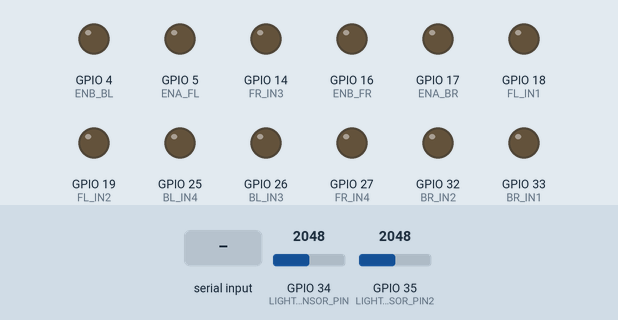
The sketch below on a simulated ESP32. On the bench: output pins drawn as LEDs (lit = HIGH). The inputs (shaded band) are chosen by the test bench; at power-on: GPIO 34 (LIGHT_SENSOR_PIN) = 2048, GPIO 35 (LIGHT_SENSOR_PIN2) = 2048. Nothing arrives over Bluetooth unless stated.

Above: at 1.2 s.
1.3 s: "1\n" received over the second serial link
At 1.8 s:
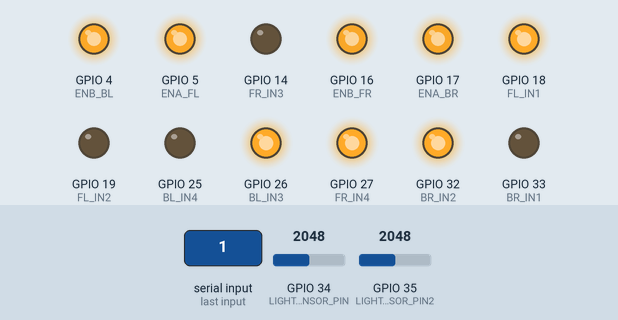
2.8 s: GPIO 34 (LIGHT_SENSOR_PIN) set to 3452
4.3 s: GPIO 34 (LIGHT_SENSOR_PIN) set to 3540
At 5.61 s:
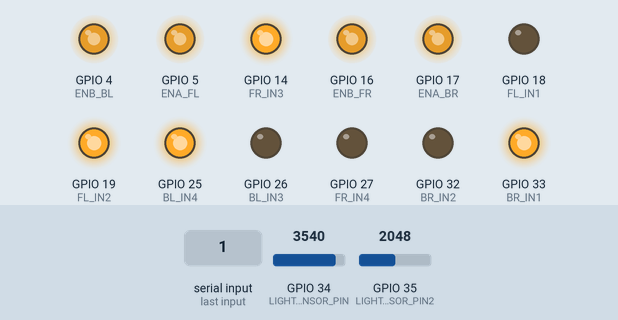
7.1 s: "0\n" received over the second serial link
At 8.5 s:
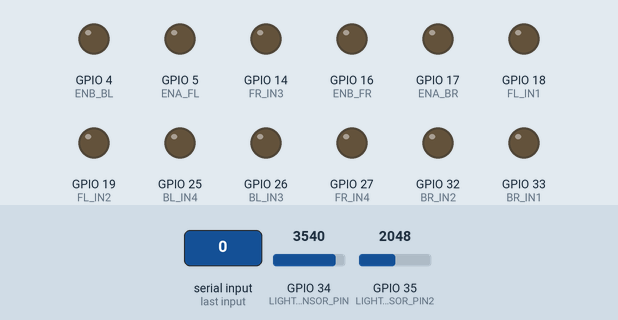
Timing chart, 0 to 9.6 s (numbered marks = the images above; inputs shaded):
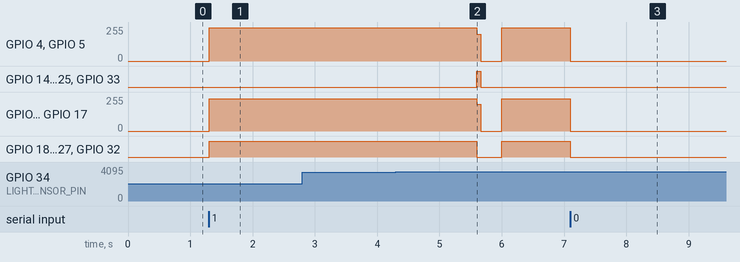

Measured:
- the behaviour switches between 3500 and 3501 on GPIO 34 (LIGHT_SENSOR_PIN) (found by bisection; images 1 and 2)
- after the input at 1.3 s, GPIO 4 (ENB_BL), GPIO 5 (ENA_FL): 0/255 → 249/255 at once; GPIO 16 (ENB_FR), GPIO 17 (ENA_BR): 0/255 → 243/255 at once; GPIO 18 (FL_IN1), GPIO 26 (BL_IN3), GPIO 27 (FR_IN4), GPIO 32 (BR_IN2): LOW → HIGH at once
- after the input at 2.8 s, every drawn part: stays the same
- after the input at 4.3 s, GPIO 4 (ENB_BL), GPIO 5 (ENA_FL): 249/255 → 199/255 after 1.3 s, → 0/255 0.06 s later, → 249/255 0.34 s later
- after the input at 7.1 s, GPIO 4 (ENB_BL), GPIO 5 (ENA_FL): 249/255 → 0/255 at once; GPIO 16 (ENB_FR), GPIO 17 (ENA_BR): 243/255 → 0/255 at once; GPIO 18 (FL_IN1), GPIO 26 (BL_IN3), GPIO 27 (FR_IN4), GPIO 32 (BR_IN2): HIGH → LOW at once

The sketch:

FinalCarCode.ino
```cpp
#include <Arduino.h>
#include "BluetoothSerial.h"

BluetoothSerial SerialBT;

#define SPEED_FORWARD_FL  250
#define SPEED_FORWARD_FR  244
#define SPEED_FORWARD_BL  250
#define SPEED_FORWARD_BR  244
#define SPEED_BACK_FL     245
#define SPEED_BACK_FR     238
#define SPEED_BACK_BL     250
#define SPEED_BACK_BR     250

#define LIGHT_SENSOR_PIN   34
#define LIGHT_SENSOR_PIN2  35
#define THRESHOLD1         3500
#define THRESHOLD2         1100

#define FL_IN1 18
#define FL_IN2 19
#define FR_IN3 14
#define FR_IN4 27
#define BL_IN3 26
#define BL_IN4 25
#define BR_IN1 33
#define BR_IN2 32
#define ENA_FL 5
#define ENB_BL 4
#define ENB_FR 16
#define ENA_BR 17

#define CH_FL 0
#define CH_FR 1
#define CH_BL 2
#define CH_BR 3

const unsigned long OFF_MS        = 1300;
const unsigned long ON_MS         = 1700;
const unsigned long SAMPLE_MS     =   10;
const unsigned long LINE_PAUSE    =  400;
const unsigned long BACKWARD_MS   = 3600;

bool  driving            = false;
bool  goingBackward      = false;
bool  waitingLine        = false;
bool  inWhiteLine        = false;
bool  inSampleWindowFwd  = false;
bool  backwardReady      = false;
bool backwardwindow =false;

unsigned long windowTimer    = 0;
unsigned long sampleTimer    = 0;
unsigned long linePauseStart = 0;
unsigned long backwardStart  = 0;

int   whiteLineCount     = 0;
//define CHANNEL frequency&resolution
void setupPWM() {
  const int f=5000, r=8;
  ledcSetup(CH_FL,f,r); ledcSetup(CH_FR,f,r);
  ledcSetup(CH_BL,f,r); ledcSetup(CH_BR,f,r);
  ledcAttachPin(ENA_FL,CH_FL); ledcAttachPin(ENB_FR,CH_FR);
  ledcAttachPin(ENB_BL,CH_BL); ledcAttachPin(ENA_BR,CH_BR);
}
//function for moving forward
void moveForward(int sFL,int sFR,int sBL,int sBR){
  ledcWrite(CH_FL,sFL); ledcWrite(CH_FR,sFR);
  ledcWrite(CH_BL,sBL); ledcWrite(CH_BR,sBR);
  digitalWrite(FL_IN1,HIGH); digitalWrite(FL_IN2,LOW);
  digitalWrite(FR_IN3,LOW);  digitalWrite(FR_IN4,HIGH);
  digitalWrite(BL_IN3,HIGH); digitalWrite(BL_IN4,LOW);
  digitalWrite(BR_IN1,LOW);  digitalWrite(BR_IN2,HIGH);
}
//function for moving backward
void moveBackward(int sFL,int sFR,int sBL,int sBR){
  ledcWrite(CH_FL,sFL); ledcWrite(CH_FR,sFR);
  ledcWrite(CH_BL,sBL); ledcWrite(CH_BR,sBR);
  digitalWrite(FL_IN1,LOW);  digitalWrite(FL_IN2,HIGH);
  digitalWrite(FR_IN3,HIGH); digitalWrite(FR_IN4,LOW);
  digitalWrite(BL_IN3,LOW);  digitalWrite(BL_IN4,HIGH);
  digitalWrite(BR_IN1,HIGH); digitalWrite(BR_IN2,LOW);
}
//function for stop car
void stopCar(){
  ledcWrite(CH_FL,0); ledcWrite(CH_FR,0);
  ledcWrite(CH_BL,0); ledcWrite(CH_BR,0);
  digitalWrite(FL_IN1,LOW); digitalWrite(FL_IN2,LOW);
  digitalWrite(FR_IN3,LOW); digitalWrite(FR_IN4,LOW);
  digitalWrite(BL_IN3,LOW); digitalWrite(BL_IN4,LOW);
  digitalWrite(BR_IN1,LOW); digitalWrite(BR_IN2,LOW);
}

void activeBrake(bool reverse = true, unsigned long ms = 60, uint8_t pwm = 200){
  if(reverse){
    ledcWrite(CH_FL,pwm); ledcWrite(CH_FR,pwm);
    ledcWrite(CH_BL,pwm); ledcWrite(CH_BR,pwm);
    digitalWrite(FL_IN1,LOW);  digitalWrite(FL_IN2,HIGH);
    digitalWrite(FR_IN3,HIGH); digitalWrite(FR_IN4,LOW);
    digitalWrite(BL_IN3,LOW);  digitalWrite(BL_IN4,HIGH);
    digitalWrite(BR_IN1,HIGH); digitalWrite(BR_IN2,LOW);
  }else{
    ledcWrite(CH_FL,pwm); ledcWrite(CH_FR,pwm);
    ledcWrite(CH_BL,pwm); ledcWrite(CH_BR,pwm);
    digitalWrite(FL_IN1,HIGH); digitalWrite(FL_IN2,LOW);
    digitalWrite(FR_IN3,LOW);  digitalWrite(FR_IN4,HIGH);
    digitalWrite(BL_IN3,HIGH); digitalWrite(BL_IN4,LOW);
    digitalWrite(BR_IN1,LOW);  digitalWrite(BR_IN2,HIGH);
  }
  delay(ms);
  stopCar();
}

void setup(){
  Serial.begin(115200); // Initialize baudrate of UART
  SerialBT.begin("RJ CAR");
  pinMode(FL_IN1,OUTPUT); pinMode(FL_IN2,OUTPUT);
  pinMode(FR_IN3,OUTPUT); pinMode(FR_IN4,OUTPUT);
  pinMode(BL_IN3,OUTPUT); pinMode(BL_IN4,OUTPUT);
  pinMode(BR_IN1,OUTPUT); pinMode(BR_IN2,OUTPUT);
  pinMode(LIGHT_SENSOR_PIN,INPUT);
  pinMode(LIGHT_SENSOR_PIN2,INPUT);
  setupPWM();
}

void loop(){
  if(SerialBT.available()){  // Check if data is available from Bluetooth and act accordingly
    String cmd = SerialBT.readStringUntil('\n');
    cmd.trim();   //Remove space
    if(cmd=="1"){
      driving=true;
      goingBackward=false;
      waitingLine=false;
      inWhiteLine=false;
      backwardReady=false;
      moveForward(SPEED_FORWARD_FL,SPEED_FORWARD_FR,SPEED_FORWARD_BL,SPEED_FORWARD_BR);
      inSampleWindowFwd=false;
      windowTimer=millis(); //save starting time in windowtimer
      SerialBT.println("moving forward");
    }
    else if(cmd=="0"){
      driving=false;
      goingBackward=false;
      stopCar();
      SerialBT.println("stop");
    }
  }

  unsigned long now = millis();

  if(driving && !goingBackward && !waitingLine){
    if(!inSampleWindowFwd && now - windowTimer >= OFF_MS){ //Activate sampling window
      inSampleWindowFwd=true;
      windowTimer=now;
    }else if(inSampleWindowFwd && now - windowTimer >= ON_MS){
      inSampleWindowFwd=false;
      windowTimer=now;
    }

    if(inSampleWindowFwd && now - sampleTimer >= SAMPLE_MS){ //Sampling every 10 milliseconds
      sampleTimer=now;
      int v1 = analogRead(LIGHT_SENSOR_PIN);
      int v2 = analogRead(LIGHT_SENSOR_PIN2);
      SerialBT.print("sensor1: ");
      SerialBT.print(v1);
      SerialBT.print(" | sensor2: ");
      SerialBT.println(v2);
      if(!inWhiteLine && v1>THRESHOLD1 && v2>THRESHOLD2){ //if white line detected in forward
        activeBrake(true);
        waitingLine=true;
        linePauseStart=now;
        inWhiteLine=true;
        SerialBT.println("White line detected");
      }
      if(v1<THRESHOLD1 && v2<THRESHOLD2) inWhiteLine=false;
    }
  }


  if(waitingLine && now - linePauseStart >= LINE_PAUSE){ //White line stop time ended
    waitingLine=false;
    whiteLineCount++;
    inSampleWindowFwd=false;
    windowTimer=now;

    if(whiteLineCount>=3){
      SerialBT.println("Time for going backward");
      moveBackward(SPEED_BACK_FL,SPEED_BACK_FR,SPEED_BACK_BL,SPEED_BACK_BR);
      goingBackward=true;
      backwardStart=now;
      backwardReady=false;
    }else{
      moveForward(SPEED_FORWARD_FL,SPEED_FORWARD_FR,SPEED_FORWARD_BL,SPEED_FORWARD_BR);
    }
  }

  if(goingBackward){
    if(!backwardReady && now - backwardStart >= BACKWARD_MS){     //time to activate sampling window
      backwardReady=true;
      SerialBT.println("מתחיל לזהות פס לאחור");
    }

    if(backwardReady && now - sampleTimer >= SAMPLE_MS){    //Sampling every 10 milliseconds
      sampleTimer=now;
      int v1 = analogRead(LIGHT_SENSOR_PIN);
      int v2 = analogRead(LIGHT_SENSOR_PIN2);
      SerialBT.print("sensor1: ");
      SerialBT.print(v1);
      SerialBT.print(" | sensor2: ");
      SerialBT.println(v2);

      if(!inWhiteLine && v1>THRESHOLD1 && v2>THRESHOLD2 && !backwardwindow){ //if white line detected in backward
        activeBrake(false);
        SerialBT.println("White line detected");
        delay(LINE_PAUSE);
        backwardwindow=true;
        //moveBackward(SPEED_BACK_FL,SPEED_BACK_FR,SPEED_BACK_BL,SPEED_BACK_BR);
      }

      if(v1<THRESHOLD1 && v2<THRESHOLD2) inWhiteLine=false;
    }
  }
}
```
